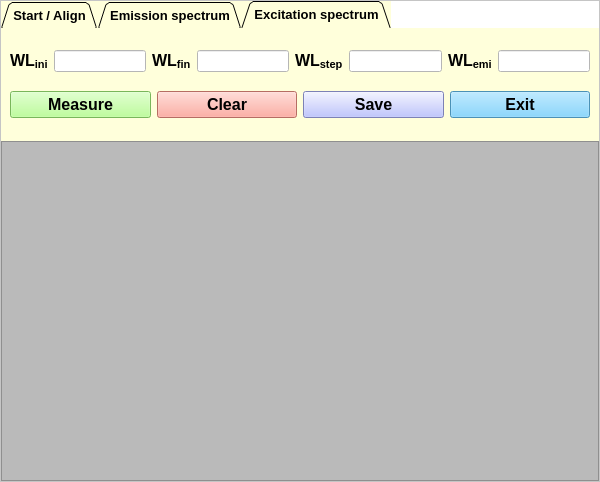
<?xml version="1.0" encoding="UTF-8"?>
<ui version="4.0">
 <class>MainWindow</class>
 <widget class="QMainWindow" name="MainWindow">
  <property name="geometry">
   <rect>
    <x>0</x>
    <y>0</y>
    <width>600</width>
    <height>482</height>
   </rect>
  </property>
  <property name="minimumSize">
   <size>
    <width>600</width>
    <height>400</height>
   </size>
  </property>
  <property name="maximumSize">
   <size>
    <width>16777215</width>
    <height>16777215</height>
   </size>
  </property>
  <property name="windowTitle">
   <string>Spectrofluorimeter</string>
  </property>
  <widget class="QWidget" name="centralwidget">
   <layout class="QGridLayout" name="gridLayout">
    <property name="leftMargin">
     <number>0</number>
    </property>
    <property name="topMargin">
     <number>0</number>
    </property>
    <property name="rightMargin">
     <number>0</number>
    </property>
    <property name="bottomMargin">
     <number>0</number>
    </property>
    <item row="0" column="0">
     <widget class="QFrame" name="frame_2">
      <property name="minimumSize">
       <size>
        <width>600</width>
        <height>400</height>
       </size>
      </property>
      <property name="styleSheet">
       <string notr="true">background-color: rgb(255, 255, 255);</string>
      </property>
      <property name="frameShape">
       <enum>QFrame::StyledPanel</enum>
      </property>
      <property name="frameShadow">
       <enum>QFrame::Raised</enum>
      </property>
      <layout class="QVBoxLayout" name="verticalLayout_2">
       <property name="spacing">
        <number>0</number>
       </property>
       <property name="leftMargin">
        <number>0</number>
       </property>
       <property name="topMargin">
        <number>0</number>
       </property>
       <property name="rightMargin">
        <number>0</number>
       </property>
       <property name="bottomMargin">
        <number>0</number>
       </property>
       <item>
        <widget class="QTabWidget" name="tabWidget">
         <property name="minimumSize">
          <size>
           <width>400</width>
           <height>0</height>
          </size>
         </property>
         <property name="maximumSize">
          <size>
           <width>16777215</width>
           <height>140</height>
          </size>
         </property>
         <property name="font">
          <font>
           <pointsize>10</pointsize>
           <weight>75</weight>
           <bold>true</bold>
          </font>
         </property>
         <property name="styleSheet">
          <string notr="true">background-color: rgb(255, 255, 219);
border-right-color: rgb(0, 0, 0);
border-color: rgb(0, 0, 0);</string>
         </property>
         <property name="tabPosition">
          <enum>QTabWidget::North</enum>
         </property>
         <property name="tabShape">
          <enum>QTabWidget::Triangular</enum>
         </property>
         <property name="currentIndex">
          <number>2</number>
         </property>
         <property name="movable">
          <bool>false</bool>
         </property>
         <widget class="QWidget" name="tab">
          <attribute name="title">
           <string>Start / Align</string>
          </attribute>
          <layout class="QGridLayout" name="gridLayout_2">
           <item row="0" column="0">
            <layout class="QHBoxLayout" name="horizontalLayout">
             <item>
              <spacer name="horizontalSpacer">
               <property name="orientation">
                <enum>Qt::Horizontal</enum>
               </property>
               <property name="sizeHint" stdset="0">
                <size>
                 <width>40</width>
                 <height>20</height>
                </size>
               </property>
              </spacer>
             </item>
             <item>
              <widget class="QLabel" name="label_9">
               <property name="text">
                <string>&lt;html&gt;&lt;head/&gt;&lt;body&gt;&lt;p&gt;&lt;span style=&quot; font-size:12pt; font-weight:600;&quot;&gt;WL&lt;/span&gt;&lt;span style=&quot; font-size:12pt; font-weight:600; vertical-align:sub;&quot;&gt;emi&lt;/span&gt;&lt;/p&gt;&lt;/body&gt;&lt;/html&gt;</string>
               </property>
              </widget>
             </item>
             <item>
              <widget class="QLineEdit" name="strt_algn_emi_wl_lineEdit">
               <property name="maximumSize">
                <size>
                 <width>300</width>
                 <height>16777215</height>
                </size>
               </property>
               <property name="styleSheet">
                <string notr="true">background-color: rgb(255, 255, 255);</string>
               </property>
              </widget>
             </item>
             <item>
              <spacer name="horizontalSpacer_2">
               <property name="orientation">
                <enum>Qt::Horizontal</enum>
               </property>
               <property name="sizeHint" stdset="0">
                <size>
                 <width>40</width>
                 <height>20</height>
                </size>
               </property>
              </spacer>
             </item>
             <item>
              <widget class="QLabel" name="label_11">
               <property name="sizePolicy">
                <sizepolicy hsizetype="Preferred" vsizetype="Preferred">
                 <horstretch>0</horstretch>
                 <verstretch>0</verstretch>
                </sizepolicy>
               </property>
               <property name="text">
                <string>&lt;html&gt;&lt;head/&gt;&lt;body&gt;&lt;p&gt;&lt;span style=&quot; font-size:12pt; font-weight:600;&quot;&gt;WL&lt;/span&gt;&lt;span style=&quot; font-size:12pt; font-weight:600; vertical-align:sub;&quot;&gt;exc&lt;/span&gt;&lt;/p&gt;&lt;/body&gt;&lt;/html&gt;</string>
               </property>
              </widget>
             </item>
             <item>
              <widget class="QLineEdit" name="strt_algn_exc_wl_lineEdit">
               <property name="maximumSize">
                <size>
                 <width>300</width>
                 <height>16777215</height>
                </size>
               </property>
               <property name="styleSheet">
                <string notr="true">background-color: rgb(255, 255, 255);</string>
               </property>
              </widget>
             </item>
             <item>
              <spacer name="horizontalSpacer_3">
               <property name="orientation">
                <enum>Qt::Horizontal</enum>
               </property>
               <property name="sizeHint" stdset="0">
                <size>
                 <width>40</width>
                 <height>20</height>
                </size>
               </property>
              </spacer>
             </item>
            </layout>
           </item>
           <item row="1" column="0">
            <layout class="QHBoxLayout" name="horizontalLayout_2">
             <item>
              <widget class="QPushButton" name="startup_pushButton">
               <property name="font">
                <font>
                 <pointsize>12</pointsize>
                 <weight>75</weight>
                 <bold>true</bold>
                </font>
               </property>
               <property name="styleSheet">
                <string notr="true">background-color: rgb(170, 255, 127);</string>
               </property>
               <property name="text">
                <string>Start Up</string>
               </property>
              </widget>
             </item>
             <item>
              <widget class="QPushButton" name="align_pushButton">
               <property name="font">
                <font>
                 <pointsize>12</pointsize>
                 <weight>75</weight>
                 <bold>true</bold>
                </font>
               </property>
               <property name="styleSheet">
                <string notr="true">background-color: rgb(131, 255, 93);</string>
               </property>
               <property name="text">
                <string>Align (Press ESC to stop)</string>
               </property>
              </widget>
             </item>
            </layout>
           </item>
          </layout>
         </widget>
         <widget class="QWidget" name="tab_3">
          <attribute name="title">
           <string>Emission spectrum</string>
          </attribute>
          <layout class="QGridLayout" name="gridLayout_3">
           <item row="0" column="0">
            <layout class="QHBoxLayout" name="horizontalLayout_3">
             <item>
              <widget class="QLabel" name="label_5">
               <property name="text">
                <string>&lt;html&gt;&lt;head/&gt;&lt;body&gt;&lt;p&gt;&lt;span style=&quot; font-size:12pt; font-weight:600;&quot;&gt;WL&lt;/span&gt;&lt;span style=&quot; font-size:12pt; font-weight:600; vertical-align:sub;&quot;&gt;ini&lt;/span&gt;&lt;/p&gt;&lt;/body&gt;&lt;/html&gt;</string>
               </property>
              </widget>
             </item>
             <item>
              <widget class="QLineEdit" name="wl_ini_em_lineEdit">
               <property name="styleSheet">
                <string notr="true">background-color: rgb(255, 255, 255);</string>
               </property>
              </widget>
             </item>
             <item>
              <widget class="QLabel" name="label_7">
               <property name="text">
                <string>&lt;html&gt;&lt;head/&gt;&lt;body&gt;&lt;p&gt;&lt;span style=&quot; font-size:12pt; font-weight:600;&quot;&gt;WL&lt;/span&gt;&lt;span style=&quot; font-size:12pt; font-weight:600; vertical-align:sub;&quot;&gt;fin&lt;/span&gt;&lt;/p&gt;&lt;/body&gt;&lt;/html&gt;</string>
               </property>
              </widget>
             </item>
             <item>
              <widget class="QLineEdit" name="wl_fin_em_lineEdit">
               <property name="styleSheet">
                <string notr="true">background-color: rgb(255, 255, 255);</string>
               </property>
              </widget>
             </item>
             <item>
              <widget class="QLabel" name="label_8">
               <property name="text">
                <string>&lt;html&gt;&lt;head/&gt;&lt;body&gt;&lt;p&gt;&lt;span style=&quot; font-size:12pt; font-weight:600;&quot;&gt;WL&lt;/span&gt;&lt;span style=&quot; font-size:12pt; font-weight:600; vertical-align:sub;&quot;&gt;step&lt;/span&gt;&lt;/p&gt;&lt;/body&gt;&lt;/html&gt;</string>
               </property>
              </widget>
             </item>
             <item>
              <widget class="QLineEdit" name="wl_stp_em_lineEdit">
               <property name="styleSheet">
                <string notr="true">background-color: rgb(255, 255, 255);</string>
               </property>
              </widget>
             </item>
             <item>
              <widget class="QLabel" name="label_6">
               <property name="text">
                <string>&lt;html&gt;&lt;head/&gt;&lt;body&gt;&lt;p&gt;&lt;span style=&quot; font-size:12pt; font-weight:600;&quot;&gt;WL&lt;/span&gt;&lt;span style=&quot; font-size:12pt; font-weight:600; vertical-align:sub;&quot;&gt;exc&lt;/span&gt;&lt;/p&gt;&lt;/body&gt;&lt;/html&gt;</string>
               </property>
              </widget>
             </item>
             <item>
              <widget class="QLineEdit" name="wl_exc_em_lineEdit">
               <property name="styleSheet">
                <string notr="true">background-color: rgb(255, 255, 255);</string>
               </property>
              </widget>
             </item>
            </layout>
           </item>
           <item row="1" column="0">
            <layout class="QHBoxLayout" name="horizontalLayout_4">
             <item>
              <widget class="QPushButton" name="em_meas_pushButton">
               <property name="font">
                <font>
                 <pointsize>12</pointsize>
                 <weight>75</weight>
                 <bold>true</bold>
                </font>
               </property>
               <property name="styleSheet">
                <string notr="true">background-color: rgb(85, 255, 0);
background-color: rgb(170, 255, 127);</string>
               </property>
               <property name="text">
                <string>Measure</string>
               </property>
              </widget>
             </item>
             <item>
              <widget class="QPushButton" name="em_clean_pushButton">
               <property name="font">
                <font>
                 <pointsize>12</pointsize>
                 <weight>75</weight>
                 <bold>true</bold>
                </font>
               </property>
               <property name="styleSheet">
                <string notr="true">background-color: rgb(255, 85, 0);
background-color: rgb(255, 152, 138);</string>
               </property>
               <property name="text">
                <string>Clear</string>
               </property>
              </widget>
             </item>
             <item>
              <widget class="QPushButton" name="em_save_pushButton">
               <property name="font">
                <font>
                 <pointsize>12</pointsize>
                 <weight>75</weight>
                 <bold>true</bold>
                </font>
               </property>
               <property name="styleSheet">
                <string notr="true">background-color: rgb(173, 180, 255);</string>
               </property>
               <property name="text">
                <string>Save</string>
               </property>
              </widget>
             </item>
             <item>
              <widget class="QPushButton" name="em_exit_pushButton">
               <property name="font">
                <font>
                 <pointsize>12</pointsize>
                 <weight>75</weight>
                 <bold>true</bold>
                </font>
               </property>
               <property name="styleSheet">
                <string notr="true">background-color: rgb(105, 203, 255);</string>
               </property>
               <property name="text">
                <string>Exit</string>
               </property>
              </widget>
             </item>
            </layout>
           </item>
          </layout>
         </widget>
         <widget class="QWidget" name="tab_2">
          <attribute name="title">
           <string>Excitation spectrum</string>
          </attribute>
          <layout class="QGridLayout" name="gridLayout_4">
           <item row="0" column="0">
            <layout class="QHBoxLayout" name="horizontalLayout_5">
             <item>
              <widget class="QLabel" name="label">
               <property name="text">
                <string>&lt;html&gt;&lt;head/&gt;&lt;body&gt;&lt;p&gt;&lt;span style=&quot; font-size:12pt; font-weight:600;&quot;&gt;WL&lt;/span&gt;&lt;span style=&quot; font-size:12pt; font-weight:600; vertical-align:sub;&quot;&gt;ini&lt;/span&gt;&lt;/p&gt;&lt;/body&gt;&lt;/html&gt;</string>
               </property>
              </widget>
             </item>
             <item>
              <widget class="QLineEdit" name="wl_ini_ex_lineEdit">
               <property name="styleSheet">
                <string notr="true">background-color: rgb(255, 255, 255);</string>
               </property>
              </widget>
             </item>
             <item>
              <widget class="QLabel" name="label_2">
               <property name="text">
                <string>&lt;html&gt;&lt;head/&gt;&lt;body&gt;&lt;p&gt;&lt;span style=&quot; font-size:12pt; font-weight:600;&quot;&gt;WL&lt;/span&gt;&lt;span style=&quot; font-size:12pt; font-weight:600; vertical-align:sub;&quot;&gt;fin&lt;/span&gt;&lt;/p&gt;&lt;/body&gt;&lt;/html&gt;</string>
               </property>
              </widget>
             </item>
             <item>
              <widget class="QLineEdit" name="wl_fin_ex_lineEdit">
               <property name="styleSheet">
                <string notr="true">background-color: rgb(255, 255, 255);</string>
               </property>
              </widget>
             </item>
             <item>
              <widget class="QLabel" name="label_3">
               <property name="text">
                <string>&lt;html&gt;&lt;head/&gt;&lt;body&gt;&lt;p&gt;&lt;span style=&quot; font-size:12pt; font-weight:600;&quot;&gt;WL&lt;/span&gt;&lt;span style=&quot; font-size:12pt; font-weight:600; vertical-align:sub;&quot;&gt;step&lt;/span&gt;&lt;/p&gt;&lt;/body&gt;&lt;/html&gt;</string>
               </property>
              </widget>
             </item>
             <item>
              <widget class="QLineEdit" name="wl_stp_ex_lineEdit">
               <property name="styleSheet">
                <string notr="true">background-color: rgb(255, 255, 255);</string>
               </property>
              </widget>
             </item>
             <item>
              <widget class="QLabel" name="label_4">
               <property name="text">
                <string>&lt;html&gt;&lt;head/&gt;&lt;body&gt;&lt;p&gt;&lt;span style=&quot; font-size:12pt; font-weight:600;&quot;&gt;WL&lt;/span&gt;&lt;span style=&quot; font-size:12pt; font-weight:600; vertical-align:sub;&quot;&gt;emi&lt;/span&gt;&lt;/p&gt;&lt;/body&gt;&lt;/html&gt;</string>
               </property>
              </widget>
             </item>
             <item>
              <widget class="QLineEdit" name="wl_emi_ex_lineEdit">
               <property name="styleSheet">
                <string notr="true">background-color: rgb(255, 255, 255);</string>
               </property>
              </widget>
             </item>
            </layout>
           </item>
           <item row="1" column="0">
            <layout class="QHBoxLayout" name="horizontalLayout_6">
             <item>
              <widget class="QPushButton" name="exc_meas_pushButton">
               <property name="font">
                <font>
                 <pointsize>12</pointsize>
                 <weight>75</weight>
                 <bold>true</bold>
                </font>
               </property>
               <property name="styleSheet">
                <string notr="true">background-color: rgb(170, 255, 127);</string>
               </property>
               <property name="text">
                <string>Measure</string>
               </property>
              </widget>
             </item>
             <item>
              <widget class="QPushButton" name="ex_clean_pushButton">
               <property name="font">
                <font>
                 <pointsize>12</pointsize>
                 <weight>75</weight>
                 <bold>true</bold>
                </font>
               </property>
               <property name="styleSheet">
                <string notr="true">background-color: rgb(255, 152, 138);</string>
               </property>
               <property name="text">
                <string>Clear</string>
               </property>
              </widget>
             </item>
             <item>
              <widget class="QPushButton" name="ex_save_pushButton">
               <property name="font">
                <font>
                 <pointsize>12</pointsize>
                 <weight>75</weight>
                 <bold>true</bold>
                </font>
               </property>
               <property name="styleSheet">
                <string notr="true">background-color: rgb(173, 180, 255);</string>
               </property>
               <property name="text">
                <string>Save</string>
               </property>
              </widget>
             </item>
             <item>
              <widget class="QPushButton" name="ex_exit_pushButton">
               <property name="font">
                <font>
                 <pointsize>12</pointsize>
                 <weight>75</weight>
                 <bold>true</bold>
                </font>
               </property>
               <property name="styleSheet">
                <string notr="true">background-color: rgb(105, 203, 255);</string>
               </property>
               <property name="text">
                <string>Exit</string>
               </property>
              </widget>
             </item>
            </layout>
           </item>
          </layout>
         </widget>
        </widget>
       </item>
       <item>
        <widget class="PlotWidget" name="graphicsView">
         <property name="styleSheet">
          <string notr="true">background-color: rgb(186, 186, 186);</string>
         </property>
        </widget>
       </item>
      </layout>
     </widget>
    </item>
   </layout>
  </widget>
  <widget class="QMenuBar" name="menubar">
   <property name="geometry">
    <rect>
     <x>0</x>
     <y>0</y>
     <width>600</width>
     <height>21</height>
    </rect>
   </property>
  </widget>
 </widget>
 <customwidgets>
  <customwidget>
   <class>PlotWidget</class>
   <extends>QGraphicsView</extends>
   <header location="global">pyqtgraph</header>
  </customwidget>
 </customwidgets>
 <resources/>
 <connections/>
</ui>
